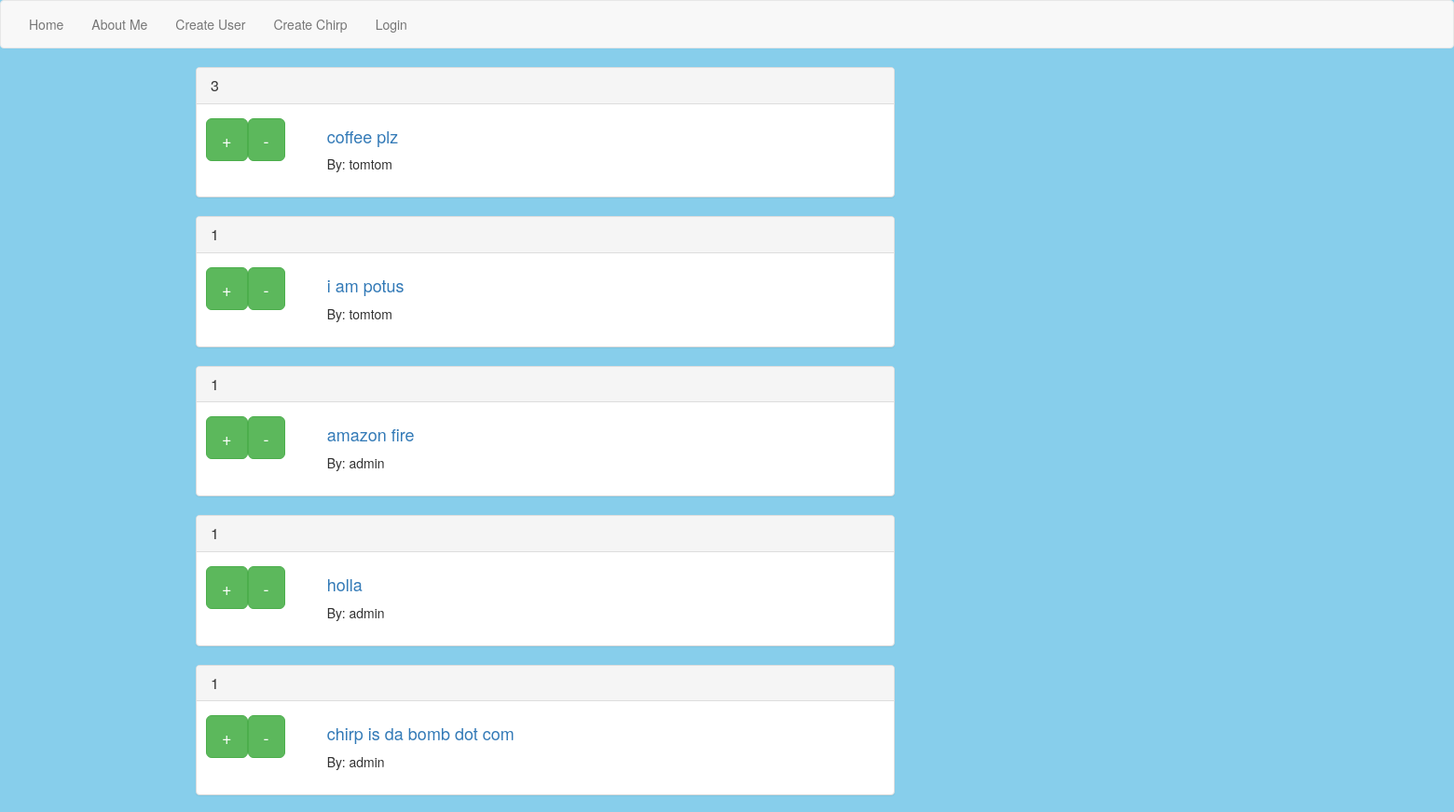
Before: / (upper part) with the older database file.
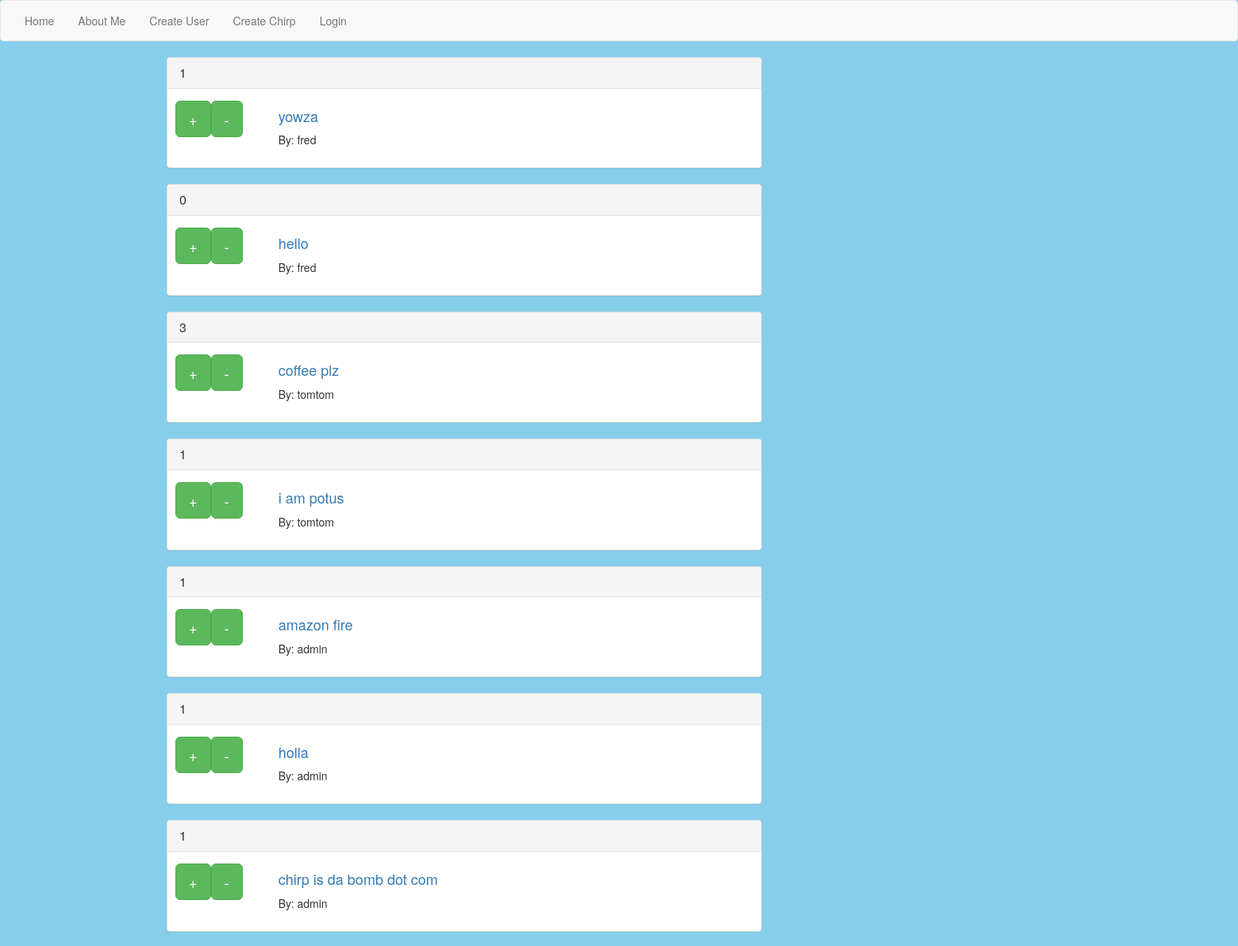
After: the same page with the newer database file.
### app/models.py (models this page shows, shortened)
class Chirp(models.Model):
    body = models.CharField(max_length=140)
    created = models.DateTimeField(auto_now_add=True)
    user = models.ForeignKey('auth.User')
    def __str__(self):
        return self.body
    class Meta:
        ordering = ("-created",)
    @property  # CAN ONLY TAKE METHODS WITH 'SELF' AS THE ONLY PARAMETER
    def score(self):
        return sum([chirp_obj.score for chirp_obj in self.vote_set.all()])

class Vote(models.Model):
    user = models.ForeignKey('auth.User')
    chirp = models.ForeignKey('app.Chirp')
    value = models.BooleanField()
    class Meta:
        unique_together = ('user', 'chirp')
    @property
    def score(self):
        if self.value:
            return 1
        return -1

### app/views.py (the view)
# urls.py: url(r'^$', ChirpView.as_view(), name='chirp_view'),
class ChirpView(ListView):
    template_name = 'chirps.html'
    model = Chirp

### templates/chirps.html (shortened to what this page needs)
{% extends 'base.html' %}
{% block content %}
<div class="row">
    <div class="col-md-8">
    {% for chirp in object_list %}
        <div class="panel panel-default">
            <div class="panel-heading">
                    <h3 class="panel-title">{{ chirp.score }}</h3>
            </div>
            <div class="panel-body">
              <div class="row">
                  <div class="col-md-2">
                      <div class="btn-toolbar" role="group">
                          <form class="" action="{% url 'chirp_upvote_view' chirp.id %}" method="post">
                              <input type="submit" name="" value="+" class="btn btn-group btn-success btn-lg">
                          </form>
                          <form class="" action="{% url 'chirp_downvote_view' chirp.id %}" method="post">
                              <input type="submit" name="" value="-" class="btn btn-group btn-success btn-lg">
                          </form>
                      </div>
                  </div>
                  <div class="col-md-10">
                      <h4>
                          <a href="{% url 'chirp_detail_view' chirp.id %}">
                              {{ chirp }}
                          </a>
                      </h4>
                        <p>
                            By: {{ chirp.user }}
                        </p>
                  </div>
              </div>
          </div>
        </div>
    {% endfor %}
        </div>
        <div class="col-md-4">
    </div>
</div>
{% endblock %}

Changed rows visible on the page:
added Chirp: score "1", body "yowza", user "fred"
added Chirp: score "0", body "hello", user "fred"
